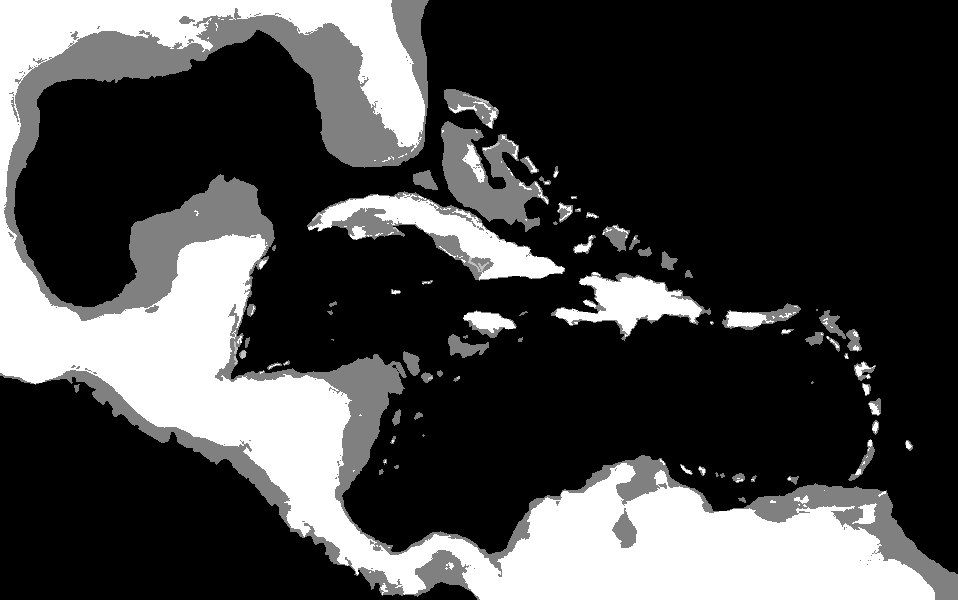
#> input picture data/map/terrain.png, 958 x 600 px
$ python make_heightmap.py
#> lines starting #> are read from the running program, lines starting #| are printed output that depends on the picture; after the words box and inside, x2 and y2 are one past the last pixel; in counts of white or black regions, pixels touching at a corner belong together
"""Heights for the world map's land, so the terrain shader can light hills and mountains (assets/map/height.png).

    python tools/make_heightmap.py

Height grows with distance inland (a multi-scale blur of the land mask in data/map/terrain.png), and rough ridges
of noise are added to the interior, so big islands (Cuba, Hispaniola, Jamaica) get mountains and small cays stay
flat. Not real elevation data: a stylised relief. Same size as the terrain mask; 0 = sea level, 255 = the peaks.
"""
from pathlib import Path

import numpy as np
from PIL import Image, ImageFilter

ROOT = Path(__file__).resolve().parent.parent
mask = Image.open(ROOT / "data" / "map" / "terrain.png").convert("L")
#> mask is the input picture: PIL image 958x600 L; min 0, max 255, mean 68.6
land = (np.asarray(mask, dtype=np.float32) >= 240).astype(np.float32)
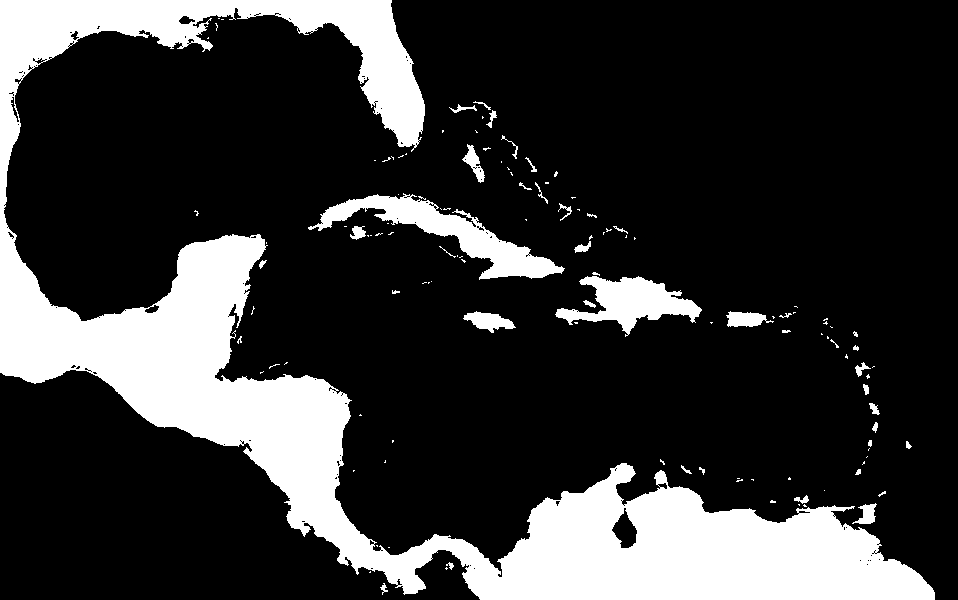
#> land: shape (600, 958) float32; values 0 (black) and 1 (white), 20.7% white; 124 white regions (84 under 20 px), largest, box (x1, y1, x2, y2) and area: (0, 0, 935, 600) 105356, (308, 193, 565, 280) 5943, (555, 276, 702, 337) 3981
img = Image.fromarray((land * 255).astype(np.uint8))

inland = np.zeros_like(land)
for r, w in [(2, 0.25), (5, 0.35), (12, 0.4)]:  # how much of the land around is land, at growing distances
    inland += np.asarray(img.filter(ImageFilter.GaussianBlur(r)), dtype=np.float32) / 255.0 * w
#> this loop made 3 passes
#> pass 1, `inland += np.asarray(img.filter(ImageFilter.GaussianBlur(r)), dtype=np..`:
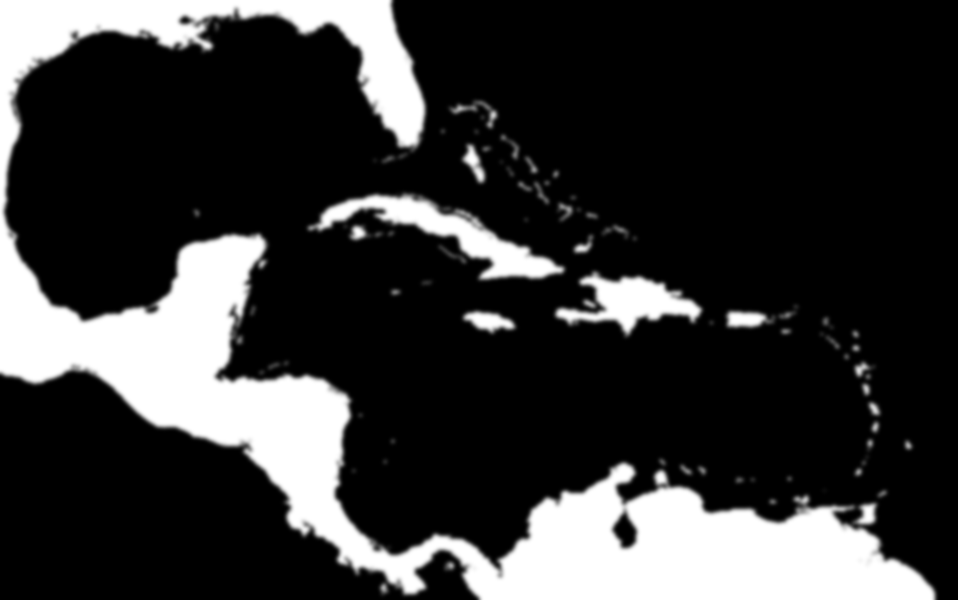
#> inland: shape (600, 958) float32; min 0, max 0.25, mean 0.0518; drawn with min black and max white
#> pass 2, `inland += np.asarray(img.filter(ImageFilter.GaussianBlur(r)), dtype=np..`:
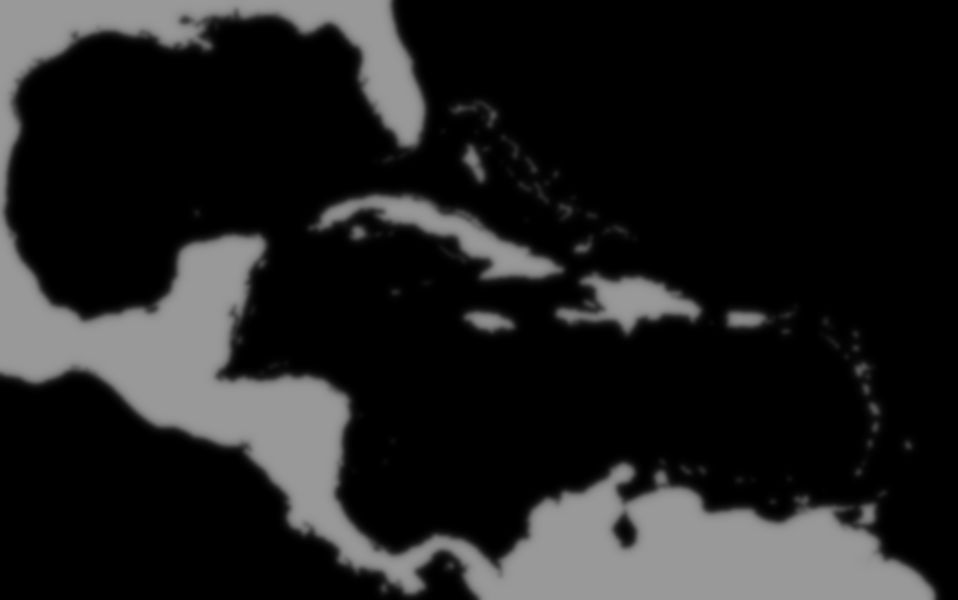
#> inland: shape (600, 958) float32; min 0, max 0.6, mean 0.124
#> pass 3, `inland += np.asarray(img.filter(ImageFilter.GaussianBlur(r)), dtype=np..`:
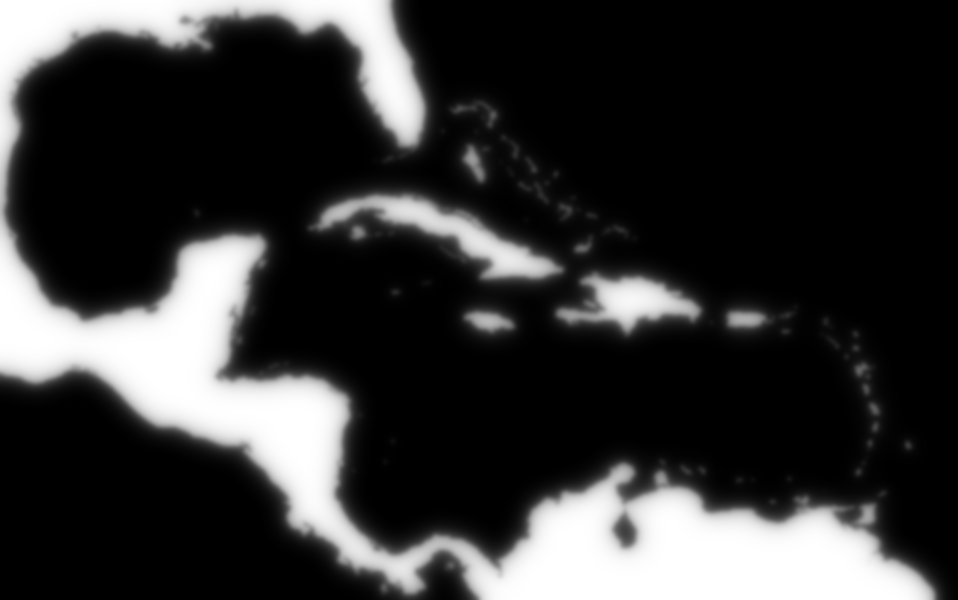
#> inland: shape (600, 958) float32; min 0, max 1, mean 0.207

rng = np.random.default_rng(4)
h, w = land.shape
#> h = 600; w = 958
noise = np.zeros_like(land)
for scale, amp in [(64, 0.5), (24, 0.3), (9, 0.2)]:  # value noise, a few octaves: the ridges
    small = rng.random((h // scale + 2, w // scale + 2)).astype(np.float32)
    big = np.asarray(Image.fromarray((small * 255).astype(np.uint8)).resize((w, h), Image.BICUBIC), dtype=np.float32) / 255.0
    noise += big * amp
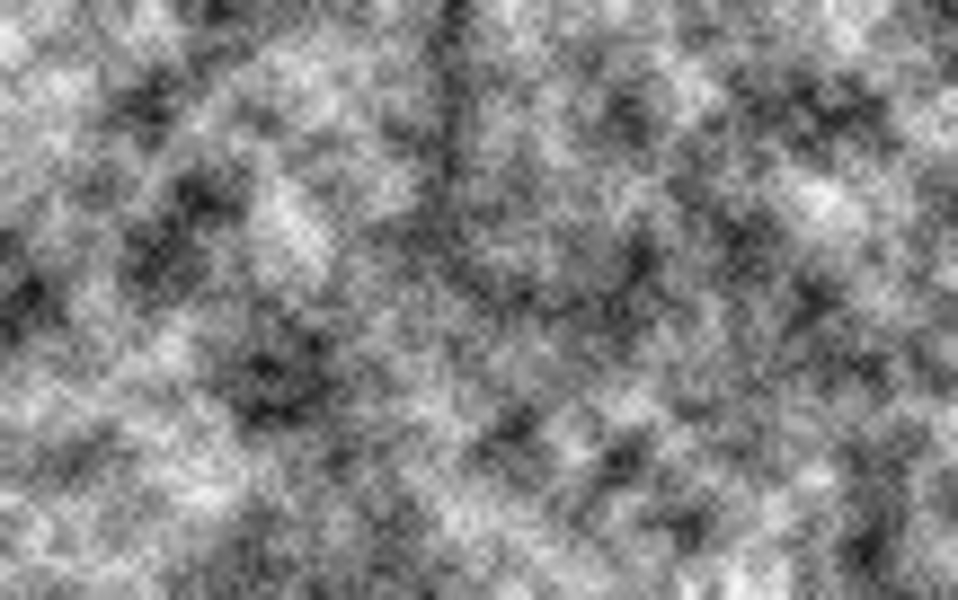
#> noise: shape (600, 958) float32; min 0.0859, max 0.972, mean 0.525
ridges = 1.0 - np.abs(noise * 2.0 - 1.0)  # sharp crests

height = land * inland ** 1.4 * (0.3 + 0.7 * ridges)
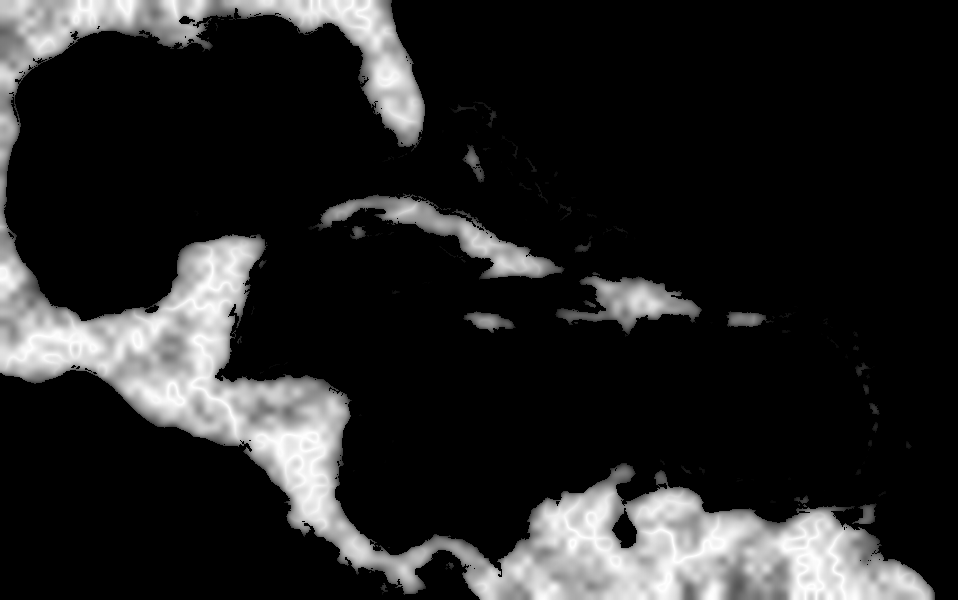
#> height: shape (600, 958) float32; min 0, max 1, mean 0.144
height = np.clip(height / np.percentile(height[land > 0], 99.5), 0.0, 1.0)  # the highest peaks just reach the top
out = Image.fromarray((height * 255).astype(np.uint8)).filter(ImageFilter.GaussianBlur(1))
out.save(ROOT / "assets" / "map" / "height.png")
print("wrote assets/map/height.png", out.size, "max", int(np.asarray(out).max()))
#| wrote assets/map/height.png (958, 600) max 255
